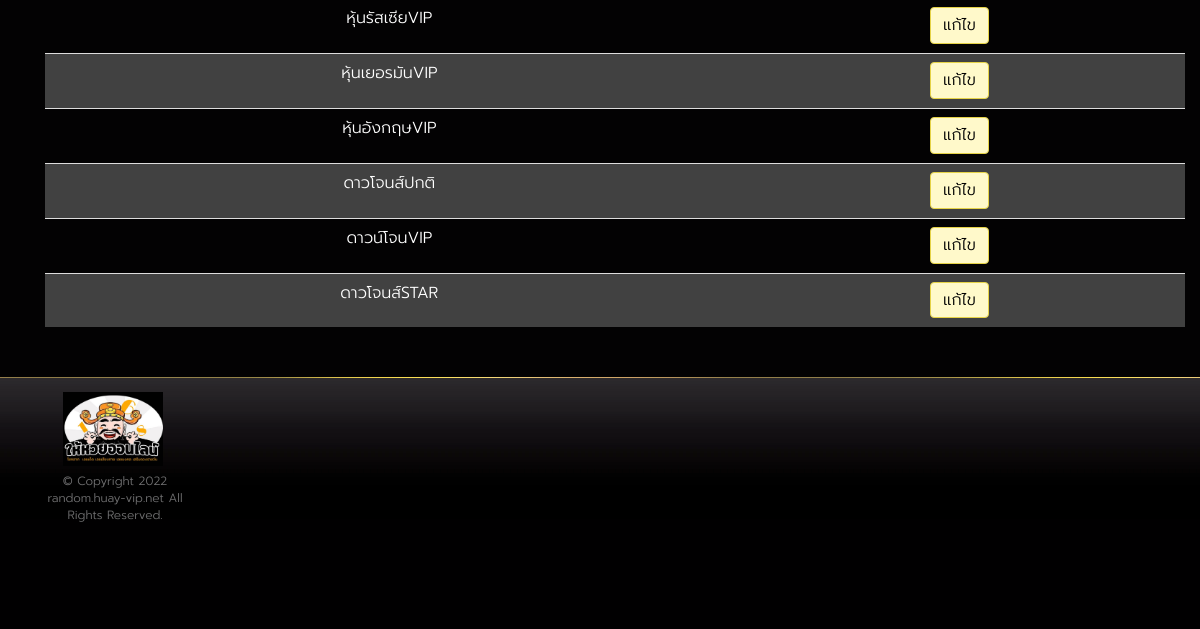
Before: /backend/image/list/khansub168 (signed in, lower part) with the older database file.
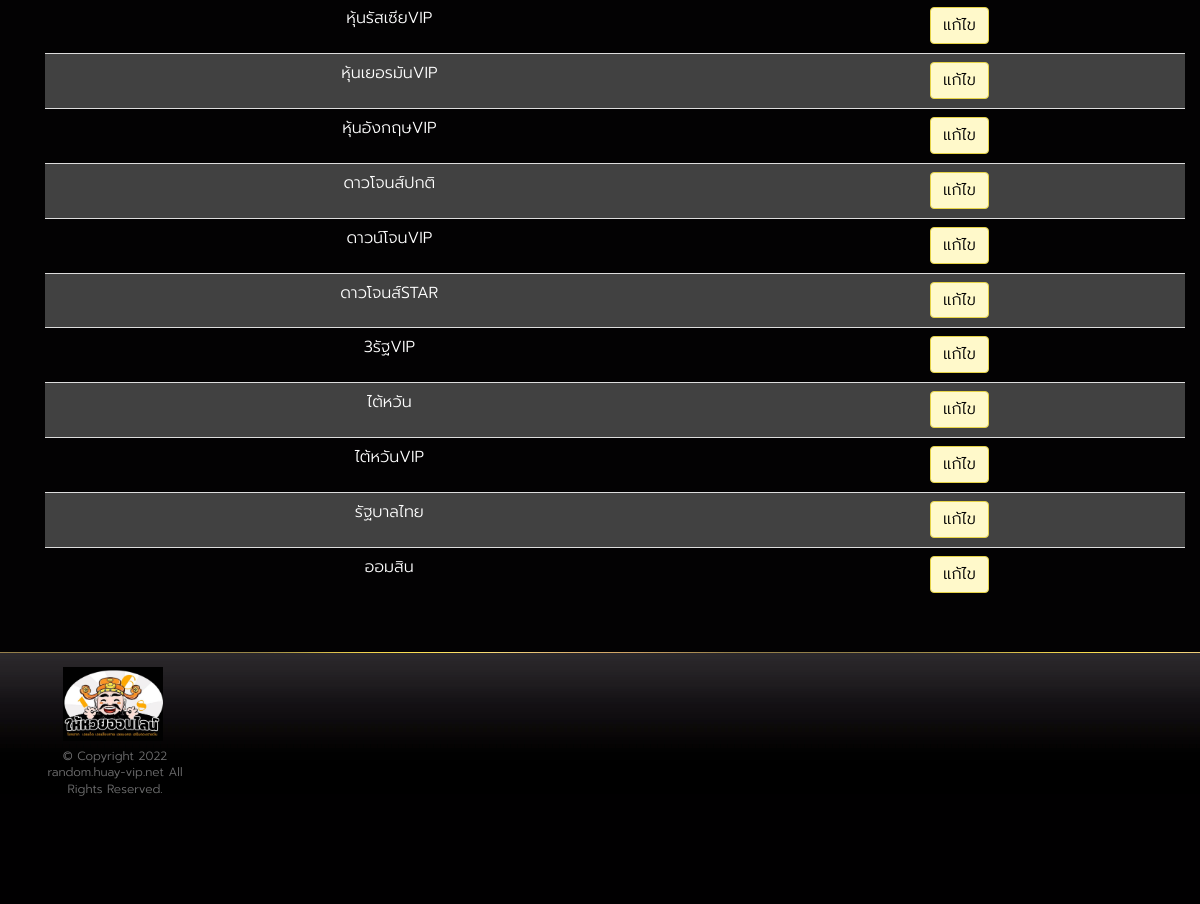
After: the same page with the newer database file.
### huayrandom/models.py (models this page shows)
class ImageHouseModel(models.Model):
    user = models.ForeignKey(User, on_delete=models.CASCADE)
    image_name = models.CharField(default='None', max_length=255)
    location = models.CharField(default='None', max_length=255)
    def __str__(self):
        return self.image_name

### huayrandom/views.py (the view)
@login_required
def ListImage(request,username):
    print(f"Target: {username} | ListImage")
    context = {}
    userObject = User.objects.get(username=username)
    profileObject = ProfileModel.objects.get(user=userObject)
    imageHouseObject = ImageHouseModel.objects.filter(user=userObject)
    context['imageHouseObject'] = imageHouseObject
    context['profileObject'] = profileObject
    context['username'] = username
    if 'status' in request.session:
        context['status'] = request.session['status']
        request.session['status'] = ''  # clear stuck status in session
    if 'statusedit' in request.session:
        context['statusedit'] = request.session['statusedit']
        request.session['statusedit'] = ''  # clear stuck statusedit in session
    if 'statusdel' in request.session:
        context['statusdel'] = request.session['statusdel']
        request.session['statusdel'] = ''  # clear stuck statusdel in session
    return render(request, 'image_house/list_image.html', context)

### huayrandom/templates/image_house/list_image.html (shortened to what this page needs)
{% extends 'component/layout.html' %}
{%block content%}
<div class="wrap">
  <section class="slot-home-body">
    <div class="container">
      <section class="content">
        <div class="container">
          <div class="slot-intro">
            <div class="table-responsive">
              <table class="table table-striped">
                {%for item in imageHouseObject %}
                <tr>
                  <td class="text-center">
                    <div class="form-group">
                      {{item}}
                    </div>
                  </td>
                  <td class="text-center">
                    <a href="/backend/user/image/edit/{{username}}/{{item.id}}" class="btn btn-yellow" style="color:black;">แก้ไข</a>
                  </td>
                </tr>
                {%endfor%}
              </table>
            </div>
          </div>
        </div>
      </section>
    </div>
    {%endblock content%}

Changed rows visible on the page:
added ImageHouseModel: image_name "3รัฐVIP"
added ImageHouseModel: image_name "ไต้หวัน"
added ImageHouseModel: image_name "ไต้หวันVIP"
added ImageHouseModel: image_name "รัฐบาลไทย"
added ImageHouseModel: image_name "ออมสิน"
